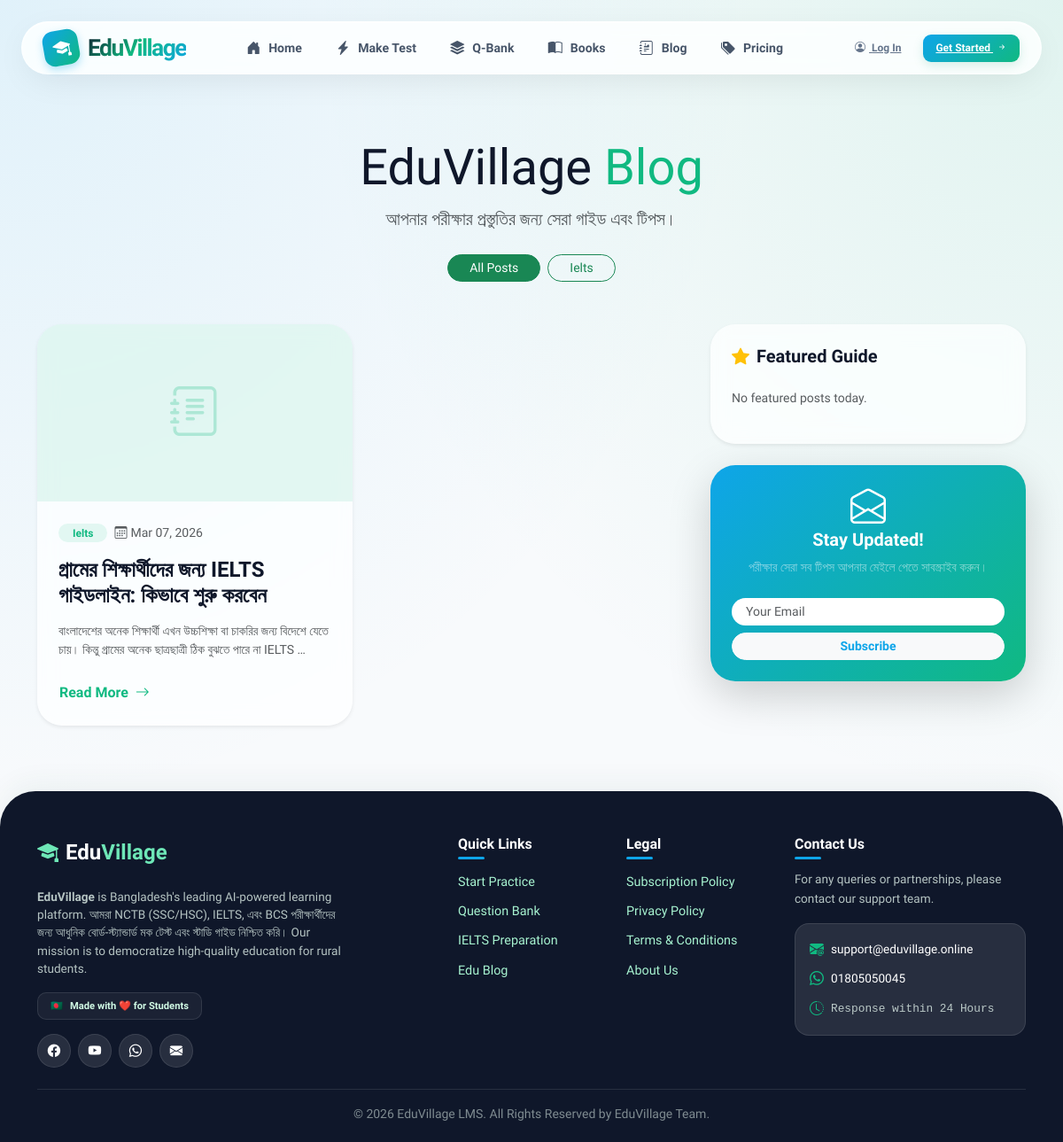
Screenshot of /blog/ with the database file from the repository.
### blog/models.py (models this page shows, shortened)
class Category(models.Model):
    name = models.CharField(max_length=100)
    slug = models.SlugField(unique=True, blank=True)
    class Meta:
        verbose_name_plural = "Categories"

class Post(models.Model):
    STATUS_CHOICES = (
        ('draft', 'Draft'),
        ('published', 'Published'),
    )
    title = models.CharField(max_length=200)
    slug = models.SlugField(unique=True, blank=True)
    author = models.ForeignKey(User, on_delete=models.CASCADE, related_name='blog_posts')
    category = models.ForeignKey(Category, on_delete=models.SET_NULL, null=True, blank=True, related_name='posts')
    featured_image = models.ImageField(upload_to='blog/images/', blank=True, null=True)
    featured_image_url = models.URLField(max_length=500, blank=True, null=True, help_text="Direct link to the featured image (YouTube/External).")
    content = RichTextUploadingField()
    excerpt = models.TextField(max_length=500, blank=True, help_text="Short summary for the blog card.")
    created_at = models.DateTimeField(auto_now_add=True)
    updated_at = models.DateTimeField(auto_now=True)
    status = models.CharField(max_length=10, choices=STATUS_CHOICES, default='draft')
    is_featured = models.BooleanField(default=False)
    @property
    def get_featured_image_url(self):
        if self.featured_image:
            return self.featured_image.url
        elif self.featured_image_url:
            return self.featured_image_url
        return None
    class Meta:
        ordering = ['-created_at']

### blog/views.py (the view)
# urls.py: path('', views.post_list, name='post_list'),
@cache_page(60 * 15,key_prefix="blog_list_page")
def post_list(request):
    posts_all = Post.objects.filter(status='published').order_by('-created_at')
    categories = Category.objects.all()
    category_slug = request.GET.get('category')
    if category_slug:
        category = get_object_or_404(Category, slug=category_slug)
        posts_all = posts_all.filter(category=category)
    paginator = Paginator(posts_all, 6) # 6 posts per page
    page_number = request.GET.get('page')
    posts = paginator.get_page(page_number)
    featured_posts = Post.objects.filter(status='published', is_featured=True)[:3]
    context = {
        'posts': posts,
        'categories': categories,
        'featured_posts': featured_posts
    }
    return render(request, 'blog/post_list.html', context)

### templates/blog/post_list.html (shortened to what this page needs)
{% extends "base.html" %}
{% block content %}
<div class="row animate__animated animate__fadeIn">
    <div class="col-12 text-center mb-5">
        <h1 class="display-4 fw-black text-dark mb-2">EduVillage <span class="text-success">Blog</span></h1>
        <p class="text-muted lead">আপনার পরীক্ষার প্রস্তুতির জন্য সেরা গাইড এবং টিপস।</p>
        <div class="d-flex justify-content-center gap-2 mt-4 flex-wrap">
            <a href="{% url 'blog:post_list' %}" class="btn btn-sm {% if not request.GET.category %}btn-success{% else %}btn-outline-success{% endif %} rounded-pill px-4">All Posts</a>
            {% for cat in categories %}
                <a href="{% url 'blog:post_list' %}?category={{ cat.slug }}"
                   class="btn btn-sm {% if request.GET.category == cat.slug %}btn-success{% else %}btn-outline-success{% endif %} rounded-pill px-4">
                   {{ cat.name }}
                </a>
            {% endfor %}
        </div>
    </div>
    <div class="col-lg-8">
        <div class="row g-4">
            {% for post in posts %}
            <div class="col-md-6 mb-4">
                <div class="premium-card h-100 p-0 overflow-hidden border-0 shadow-sm hover-up">
                    {% if post.get_featured_image_url %}
                        <div class="blog-card-img" style="background-image: url('{{ post.get_featured_image_url }}');"></div>
                    {% else %}
                        <div class="blog-card-img bg-success bg-opacity-10 d-flex align-items-center justify-content-center">
                            <i class="bi bi-journal-text display-4 text-success opacity-25"></i>
                        </div>
                    {% endif %}
                    <div class="p-4">
                        <div class="d-flex align-items-center gap-2 mb-3">
                            <span class="badge bg-success bg-opacity-10 text-success rounded-pill px-3">{{ post.category.name|default:"General" }}</span>
                            <span class="text-muted small"><i class="bi bi-calendar3 me-1"></i>{{ post.created_at|date:"M d, Y" }}</span>
                        </div>
                        <h4 class="fw-bold mb-3"><a href="{% url 'blog:post_detail' post.slug %}" class="text-dark text-decoration-none post-title-link">{{ post.title }}</a></h4>
                        <p class="text-muted small mb-4 lh-base">{{ post.excerpt|truncatewords:20 }}</p>
                        <a href="{% url 'blog:post_detail' post.slug %}" class="btn btn-link text-success p-0 fw-bold text-decoration-none">
                            Read More <i class="bi bi-arrow-right ms-1"></i>
                        </a>
                    </div>
                </div>
            </div>
            {% empty %}
                <div class="col-12 text-center py-5">
                    <i class="bi bi-box-seam display-4 text-muted opacity-25"></i>
                    <p class="mt-3 text-muted">No posts found yet. Check back later!</p>
                </div>
            {% endfor %}
        </div>
    </div>
    <div class="col-lg-4">
        <div class="sticky-top" style="top: 100px;">
            <div class="premium-card p-4 mb-4 border-0 shadow-sm">
                <h5 class="fw-bold mb-4"><i class="bi bi-star-fill text-warning me-2"></i>Featured Guide</h5>
                {% for fp in featured_posts %}
                <div class="d-flex gap-3 mb-4 last-no-mb">
                    <div class="rounded-3 bg-light" style="width: 60px; height: 60px; flex-shrink: 0; background-image: url('{{ fp.get_featured_image_url }}'); background-size: cover; background-position: center;"></div>
                    <div>
                        <h6 class="fw-bold mb-1"><a href="{% url 'blog:post_detail' fp.slug %}" class="text-dark text-decoration-none small">{{ fp.title }}</a></h6>
                        <span class="text-muted" style="font-size: 0.75rem;">{{ fp.created_at|date:"d M" }}</span>
                    </div>
                </div>
                {% empty %}
                    <p class="text-muted small">No featured posts today.</p>
                {% endfor %}
            </div>
            <div class="premium-card p-4 text-white border-0 shadow-lg text-center" style="background: var(--gradient-main);">
                <i class="bi bi-envelope-open display-6 mb-3 text-white"></i>
                <h5 class="fw-bold">Stay Updated!</h5>
                <p class="small text-white-50 mb-4">পরীক্ষার সেরা সব টিপস আপনার মেইলে পেতে সাবস্ক্রাইব করুন।</p>
                <form class="d-grid gap-2">
                    <input type="email" class="form-control form-control-sm rounded-pill border-0 px-3" placeholder="Your Email">
                    <button type="button" class="btn btn-light text-primary btn-sm rounded-pill fw-bold">Subscribe</button>
                </form>
            </div>
        </div>
    </div>
</div>
{% endblock %}

### templates/base.html (style rules this page uses)
:root { --bs-primary: #0ea5e9; --bs-primary-rgb: 14, 165, 233; --bs-success: #10b981; --bs-success-rgb: 16, 185, 129; --bs-info: #0284c7; --bs-info-rgb: 2, 132, 199; --bs-dark: #0f172a; --bs-dark-rgb: 15, 23, 42; --bs-body-bg: #ffffff; --bs-body-color: #0f172a; --primary: #0ea5e9; --primary-dark: #0284c7; --secondary: #64748b; --accent: #10b981; --village-green: #10b981; --village-dark: #0f172a; --village-soft: #f0f9ff; --village-earth: #334155; --village-accent: #0ea5e9; --glass-bg: rgba(255, 255, 255, 0.75); --glass-border: rgba(255, 255, 255, 0.5); --glass-shadow: 0 10px 40px -10px rgba(0, 0, 0, 0.12); --bg-soft: #f8fafc; --gradient-main: linear-gradient(135deg, #0ea5e9 0%, #10b981 100%); }
html, body { overflow-x: hidden; }
body { font-family: 'Plus Jakarta Sans', 'Inter', sans-serif; background-color: var(--bg-soft); background-image: radial-gradient(at 0% 0%, rgba(14, 165, 233, 0.1) 0px, transparent 50%), radial-gradient(at 100% 0%, rgba(16, 185, 129, 0.1) 0px, transparent 50%); background-attachment: fixed; color: #0f172a; min-height: 100vh; display: flex; flex-direction: column; font-size: 1rem; line-height: 1.6; position: relative; }
body::before { content: ""; position: fixed; top: 0; left: 0; width: 100%; height: 100%; background: url("https://www.transparenttextures.com/patterns/white-diamond.png"); opacity: 0.03; pointer-events: none; z-index: -1; }
.premium-card { background: var(--glass-bg); backdrop-filter: blur(10px) saturate(180%); -webkit-backdrop-filter: blur(10px) saturate(180%); border-radius: 28px; border: 1px solid var(--glass-border); box-shadow: var(--glass-shadow); transition: all 0.4s cubic-bezier(0.175, 0.885, 0.32, 1.275); padding: 30px; }

### templates/blog/post_list.html (style rules this page uses)
.blog-card-img { height: 200px; background-size: cover; background-position: center; transition: transform 0.5s; }
.hover-up { transition: transform 0.3s, box-shadow 0.3s; }

### rows the page displays
Category: name "Ielts"
Post: category.name "Ielts", created_at "Mar 07, 2026", title "গ্রামের শিক্ষার্থীদের জন্য IELTS গাইডলাইন: কিভাবে শুরু করবেন", excerpt "বাংলাদেশের অনেক শিক্ষার্থী এখন উচ্চশিক্ষা বা চাকরির জন্য বিদেশে যেতে চায়। কিন্তু গ্রামের অনেক ছাত্রছাত্রী ঠিক বুঝতে পারে না IELTS …"
